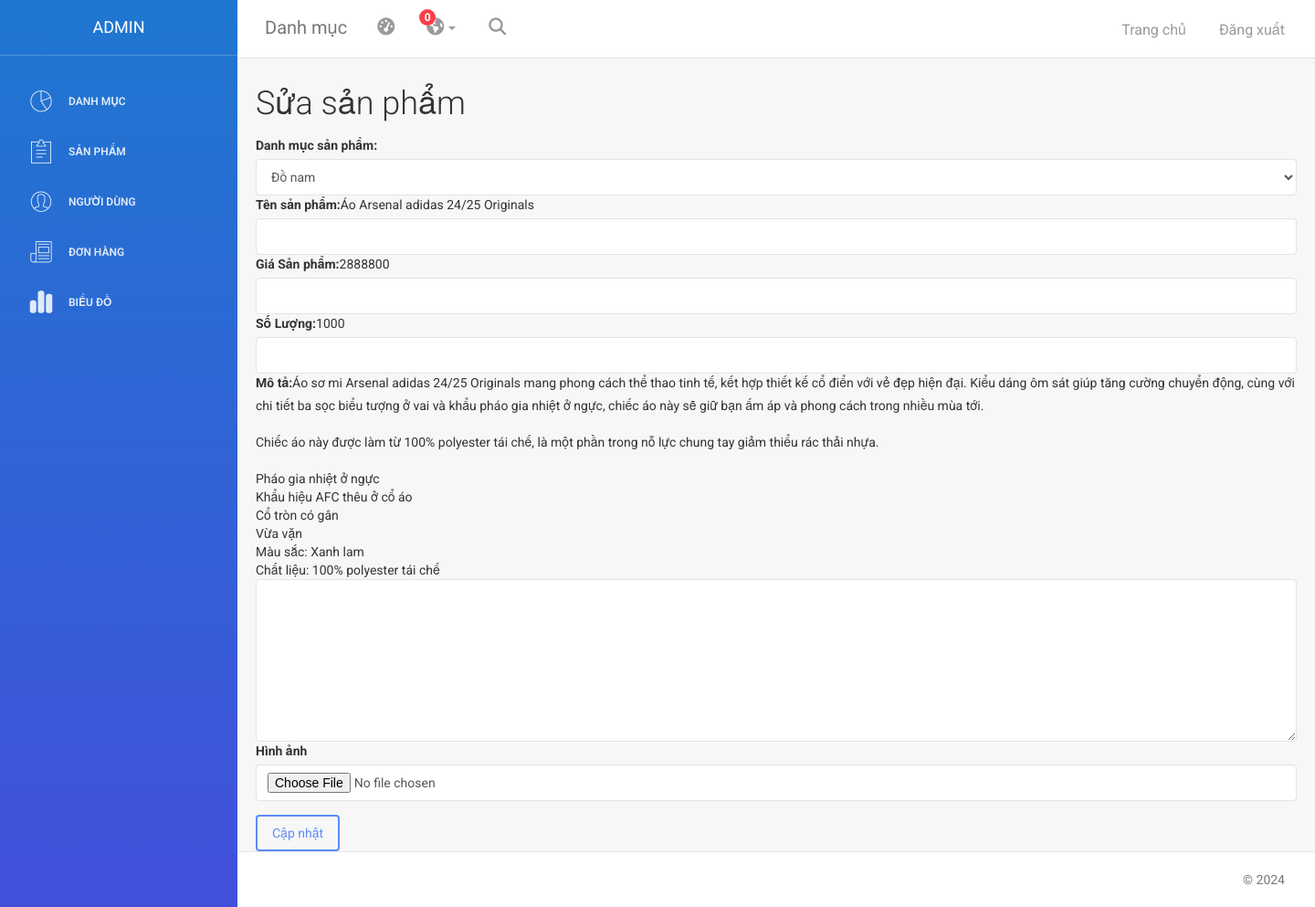
Screenshot of /index.php?ctrl=admin&view=editprod&id=1 (signed in) with the database file from the repository.
### tables this page shows
CREATE TABLE `product` (
  `id_product` int NOT NULL,
  `img_product` varchar(250) NOT NULL,
  `name_product` varchar(250) NOT NULL,
  `price_product` float NOT NULL,
  `description_product` text NOT NULL,
  `sale` int NOT NULL,
  `hot` int NOT NULL,
  `id_category` int NOT NULL,
  `quantity_product` int NOT NULL,
  `description_summary` text NOT NULL
);

### models/m_database.php (called while the page is built, shortened)
<?php
class Database
{
    private $servername = "localhost";
    private $username = "root";
    private $password = "";
    private $database = "arsenal";
    private $conn;
    public function __construct()
    {
        try {
            $this->conn = new PDO("mysql:host=$this->servername;dbname=$this->database", $this->username, $this->password);
            $this->conn->setAttribute(PDO::ATTR_ERRMODE, PDO::ERRMODE_EXCEPTION);
        } catch (PDOException $e) {
            echo "Connection failed: " . $e->getMessage();
        }
    }
    public function query($sql, $params = [])
    {
        try {
            $statement = $this->conn->prepare($sql);
            $statement->execute($params);
            return $statement;
        } catch (PDOException $e) {
            echo "Query failed: " . $e->getMessage();
            return false;
        }
    }
    public function getAll($sql, $params = [])
    {
        $statement = $this->query($sql, $params);
        if ($statement) {
            return $statement->fetchAll(PDO::FETCH_ASSOC);
        }
        return [];
    }
    public function getOne($sql, $params = [])
    {
        $statement = $this->query($sql, $params);
        if ($statement) {
            return $statement->fetch(PDO::FETCH_ASSOC);
        }
        return null;
    }
}

### models/m_product.php (called while the page is built, shortened)
<?php
class Product extends Database
{
    public $db;
    public function __construct()
    {
        $this->db = new Database();
    }
    public function getProductsById($id)
    {
        $sql = "SELECT * FROM product WHERE id_product = $id";
        return $this->db->getone($sql);
    }
}

### models/m_category.php (called while the page is built, shortened)
<?php
class Category extends Database
{
    public $db;
    public function __construct()
    {
        $this->db = new Database();
    }
    public function getAllCategories()
    {
        $sql = "SELECT * FROM categories";
        return $this->db->getAll($sql);
    }
}

### viewsadmin/editprod.php (the view)
<div class="container">
    <h2>Sửa sản phẩm</h2>
    <form action="?ctrl=admin&view=editprod&id=<?= $product['id_product']?>" method="post">
        <div class="form-group">
            <label for="">Danh mục sản phẩm:</label>
                <select name="cate" id="cate" class="form-control">
                    <?php foreach($getcate as $cate){
                        extract($cate);?>
                    <option value="<?= $id_category?>"><?= $name_category?></option>
                    <?php } ?>
                </select>
            <label for="">Tên sản phẩm:</label><?= $product['name_product']?>
            <input type="text" class="form-control" id="name" name="name"  required>
            <label for="">Giá Sản phẩm:</label><?= $product['price_product']?>
            <input type="number" class="form-control" id="price" name="price"  required>
            <label for="">Số Lượng:</label><?= $product['quantity_product']?>
            <input type="number" class="form-control" id="quantity" name="quantity"  required>
            <label for="">Mô tả:</label><?= $product['description_product']?>
            <textarea  class="form-control" id="description" rows="8" name="description"  required>  </textarea>
            <label for="">Hình ảnh</label>
            <input type="file" name="image" id="image" class="form-control">
        </div>
        <button type="submit" name="updateprod" class="btn btn-primary">Cập nhật</button>
    </form>
</div>

### rows the page displays
product: name_product "Áo Arsenal adidas 24/25 Originals", price_product "2888800", quantity_product "1000", description_product "Áo sơ mi Arsenal adidas 24/25 Originals mang phong cách thể thao tinh tế, kết hợp thiết kế cổ điển với vẻ đẹp hiện đại. Kiểu dáng ôm sát giúp tăng cường chuyển động, cùng với chi tiết ba sọc biểu tượng ở vai và khẩu pháo gia nhiệt ở ngực, chiếc áo này sẽ giữ bạn ấm áp và phong cách trong nhiều mùa tới. Chiếc áo này được làm từ 100% polyester tái chế, là một phần trong nỗ lực chung tay giảm thiểu rác thải nhựa. Pháo gia nhiệt ở ngực Khẩu hiệu AFC thêu ở cổ áo Cổ tròn có gân Vừa vặn Màu sắc: Xanh lam Chất liệu: 100% polyester tái chế"

### other values shown
form field cate "Đồ nam"
